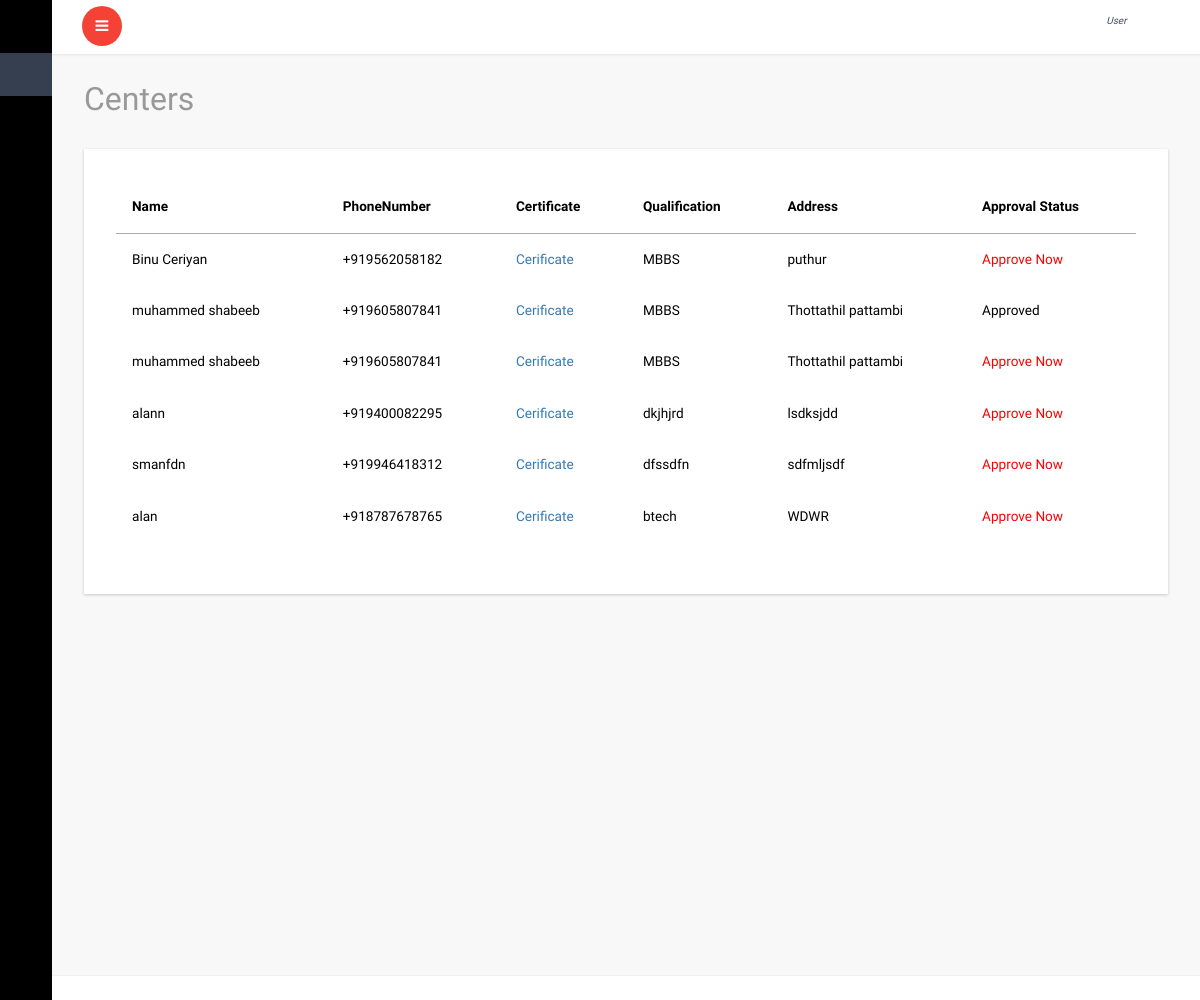
Page /all_doctor/ on the earlier database version.
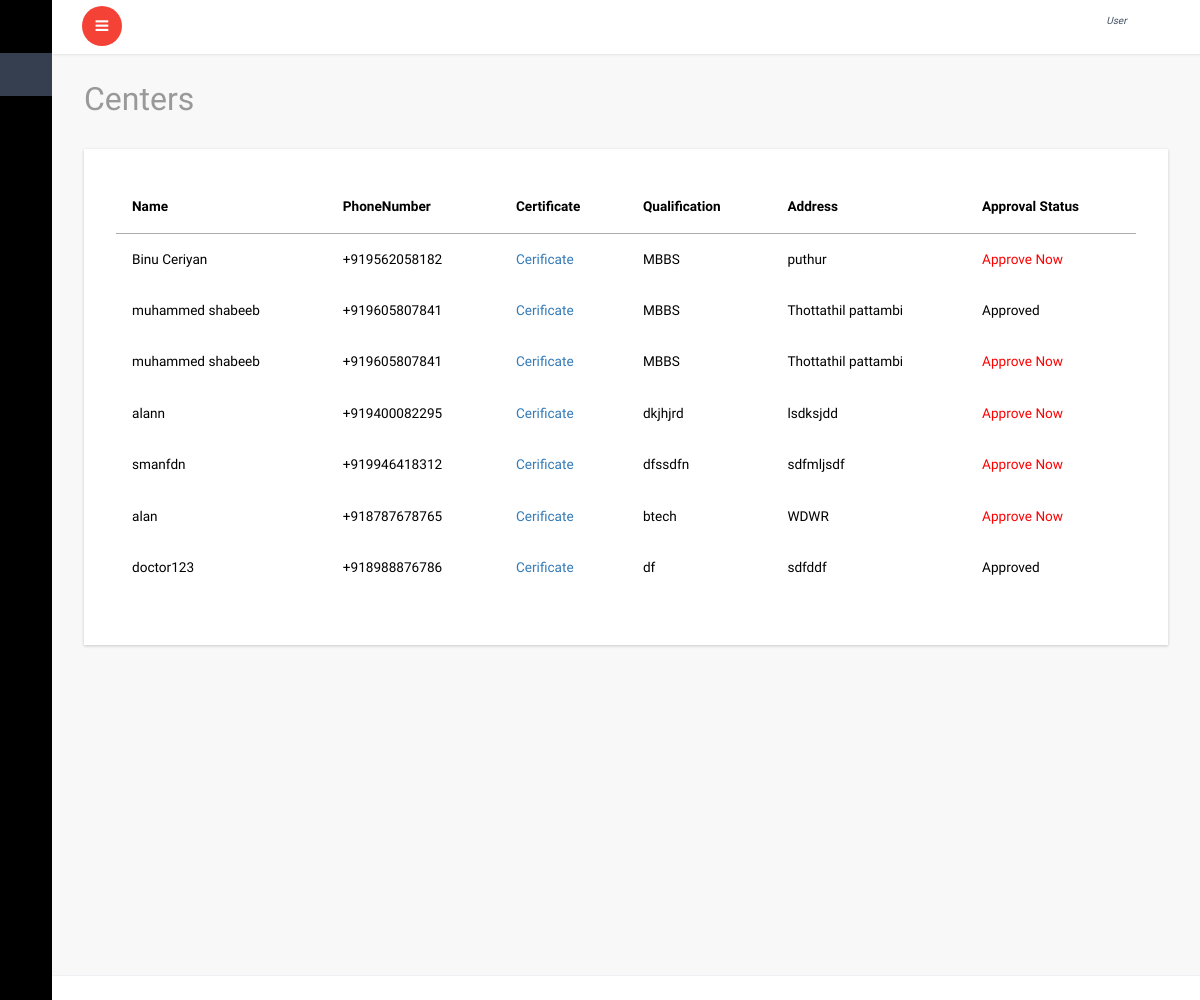
Same page on the later database version.
### account/models.py (models this page shows, shortened)
class Doctor(models.Model):
    user=models.OneToOneField(User,on_delete=models.CASCADE)
    center=models.ForeignKey(Center,on_delete=models.CASCADE,blank=True,null=True)
    name=models.CharField(max_length=50)
    doctor_photo=models.ImageField(upload_to='doctor_iamge')
    phonenumber=PhoneNumberField()
    doctor_certificate=models.FileField(upload_to='doctor_certificate')
    qualification=models.CharField(max_length=60)
    address=models.TextField()
    doctor_avilability=models.CharField(max_length=50,blank=True,null=True,choices=available)
    online_avilable=models.BooleanField(default=False)
    status_appruval=models.BooleanField(default=False)

### account/views.py (the view)
# urls.py: path('all_doctor/',views.all_doctor,name='all_doctor'),
def all_doctor(request):
    c=Doctor.objects.all()
    return render(request,'admin/doctor.html',{'c':c})

### templates/admin/doctor.html (shortened to what this page needs)
{% extends 'dashboard/index.html' %}
{% block content %}
			<div id="page-wrapper">
				<div class="graphs">
					<h3 class="blank1">Centers</h3>
					 <div class="xs tabls">
						<div class="bs-example4" data-example-id="contextual-table">
                            <table class="table">
                                {% if c %}
                                <thead>
                                    <tr>
                                      <th>Name</th>
                                      <th>PhoneNumber</th>
                                       <th>Certificate</th>
                                       <th>Qualification</th>
                                       <th>Address</th>
                                        <th>Approval Status</th>
                                    </tr>
                                </thead>
                                <tbody>
                                    {% for l in c %}
                                    <tr>
                                        <td>{{l.name}}</td>
                                        <td>{{l.phonenumber}}</td>
                                        <td><a href="{{l.doctor_certificate}}">Cerificate</a></td>
                                        <td>{{l.qualification}}</td>
                                        <td>{{l.address}}</td>
                                     {% if l.status_appruval == True %}
                                        <td>Approved</td>
                                        {% else %}
                                        <td><a href="{% url 'doctorappruval' l.id %}" style="color: red;">Approve Now</a></td>
                                        {% endif %}
                                    </tr>
                                    {% endfor %}
                                </tbody>
                            </table>
                            {% else %}
                            <h4>Not Registerd For appruval</h4>
                            {% endif %}
					   </div>
						</div>
						</div>
					</div>
		{% endblock %}

Differences in the rows shown:
added Doctor: name "doctor123", phonenumber "+918988876786", qualification "df", address "sdfddf", status_appruval "Approved"
